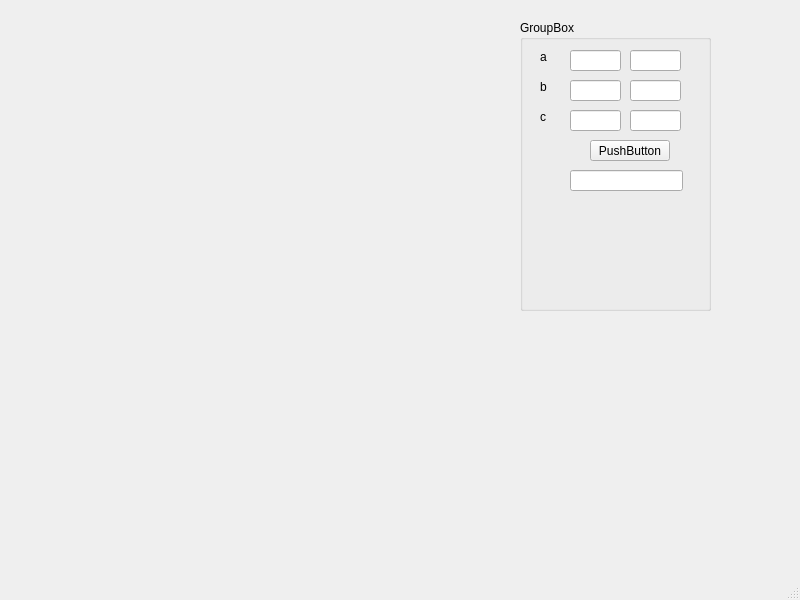
<?xml version="1.0" encoding="UTF-8"?>
<ui version="4.0">
 <class>MainWindow</class>
 <widget class="QMainWindow" name="MainWindow">
  <property name="geometry">
   <rect>
    <x>0</x>
    <y>0</y>
    <width>800</width>
    <height>600</height>
   </rect>
  </property>
  <property name="windowTitle">
   <string>MainWindow</string>
  </property>
  <widget class="QWidget" name="centralwidget">
   <widget class="lineWidget" name="line" native="true">
    <property name="geometry">
     <rect>
      <x>30</x>
      <y>0</y>
      <width>711</width>
      <height>491</height>
     </rect>
    </property>
    <widget class="QGroupBox" name="groupBox">
     <property name="geometry">
      <rect>
       <x>490</x>
       <y>20</y>
       <width>191</width>
       <height>291</height>
      </rect>
     </property>
     <property name="title">
      <string>GroupBox</string>
     </property>
     <widget class="QLineEdit" name="lineEdit">
      <property name="geometry">
       <rect>
        <x>50</x>
        <y>30</y>
        <width>51</width>
        <height>21</height>
       </rect>
      </property>
     </widget>
     <widget class="QLineEdit" name="lineEdit_2">
      <property name="geometry">
       <rect>
        <x>50</x>
        <y>60</y>
        <width>51</width>
        <height>21</height>
       </rect>
      </property>
     </widget>
     <widget class="QLineEdit" name="lineEdit_3">
      <property name="geometry">
       <rect>
        <x>50</x>
        <y>90</y>
        <width>51</width>
        <height>21</height>
       </rect>
      </property>
     </widget>
     <widget class="QLabel" name="label">
      <property name="geometry">
       <rect>
        <x>20</x>
        <y>30</y>
        <width>47</width>
        <height>13</height>
       </rect>
      </property>
      <property name="text">
       <string>a</string>
      </property>
     </widget>
     <widget class="QLabel" name="label_2">
      <property name="geometry">
       <rect>
        <x>20</x>
        <y>60</y>
        <width>47</width>
        <height>13</height>
       </rect>
      </property>
      <property name="text">
       <string>b</string>
      </property>
     </widget>
     <widget class="QLabel" name="label_3">
      <property name="geometry">
       <rect>
        <x>20</x>
        <y>90</y>
        <width>47</width>
        <height>13</height>
       </rect>
      </property>
      <property name="text">
       <string>c</string>
      </property>
     </widget>
     <widget class="QLineEdit" name="lineEdit_4">
      <property name="geometry">
       <rect>
        <x>50</x>
        <y>150</y>
        <width>113</width>
        <height>21</height>
       </rect>
      </property>
      <property name="readOnly">
       <bool>true</bool>
      </property>
     </widget>
     <widget class="QPushButton" name="pushButton">
      <property name="geometry">
       <rect>
        <x>70</x>
        <y>120</y>
        <width>80</width>
        <height>21</height>
       </rect>
      </property>
      <property name="text">
       <string>PushButton</string>
      </property>
     </widget>
     <widget class="QLineEdit" name="lineEdit_5">
      <property name="geometry">
       <rect>
        <x>110</x>
        <y>30</y>
        <width>51</width>
        <height>21</height>
       </rect>
      </property>
     </widget>
     <widget class="QLineEdit" name="lineEdit_6">
      <property name="geometry">
       <rect>
        <x>110</x>
        <y>60</y>
        <width>51</width>
        <height>21</height>
       </rect>
      </property>
     </widget>
     <widget class="QLineEdit" name="lineEdit_7">
      <property name="geometry">
       <rect>
        <x>110</x>
        <y>90</y>
        <width>51</width>
        <height>21</height>
       </rect>
      </property>
     </widget>
    </widget>
   </widget>
  </widget>
  <widget class="QMenuBar" name="menubar">
   <property name="geometry">
    <rect>
     <x>0</x>
     <y>0</y>
     <width>800</width>
     <height>20</height>
    </rect>
   </property>
  </widget>
  <widget class="QStatusBar" name="statusbar"/>
 </widget>
 <customwidgets>
  <customwidget>
   <class>lineWidget</class>
   <extends>QWidget</extends>
   <header location="global">linewidget.h</header>
   <container>1</container>
  </customwidget>
 </customwidgets>
 <resources/>
 <connections/>
</ui>
